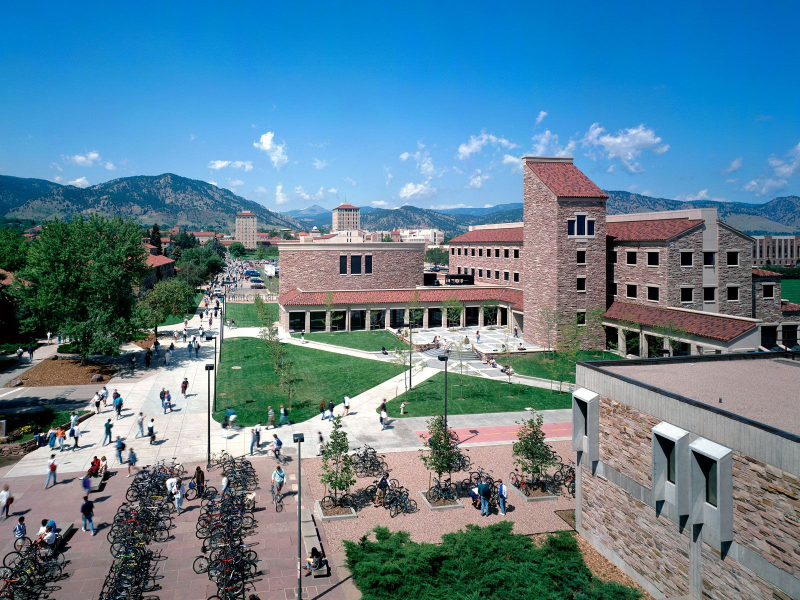
#> input picture lab2/test01.jpg, 1600 x 1200 px (shown at 1/2 size)
$ python contrast.py test01.jpg out.png   (older library calls are emulated)
#> lines starting #> are read from the running program, lines starting #| are printed output that depends on the picture
import numpy as np
from PIL import Image
import matplotlib.pyplot as plt
import sys

pilim = Image.open(sys.argv[1])
#> pilim is the input picture: PIL image 1600x1200 RGB; mean R, G, B 94, 128, 145.9
pilim = pilim.convert('L')  # convert to monochrome
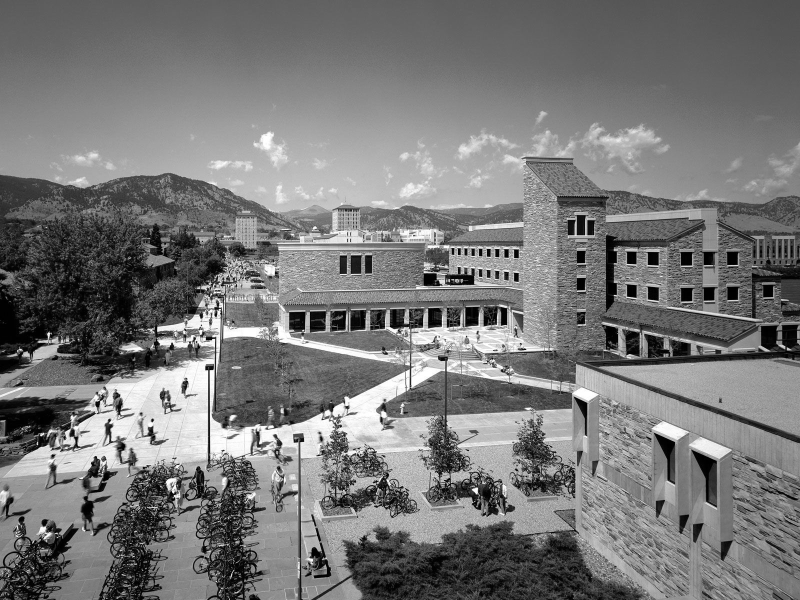
#> pilim: PIL image 1600x1200 L (shown at 1/2 size); min 0, max 255, mean 119.9
imdat = np.asarray(pilim, np.float)  # put PIL image into numpy array of floats

filename_out = sys.argv[2]

histogram = np.zeros(256)

# create histogram
for intensity in range(0, 255):
    histogram[intensity] = (imdat == intensity).sum()
#> after the loop, histogram = 256 values, max 22742 at index 100, min 0 at index 255, mean 7492.3

S = histogram[1:255].sum()
#> S = 1913330
P = S / 254
#> P = 7532.8
remap = np.zeros(256)
remap[255] = 255
T = P
#> T = 7532.8
curr_sum = 0
out_val = 1
last_idx = 1

# this loop creates remap array
for intensity in range(1, 255):
    curr_sum = curr_sum + histogram[intensity]
    remap[intensity] = out_val
    if curr_sum > T:
        out_val = round(curr_sum / P)
        T = out_val * P
#> this loop made 254 passes
#> (curr_sum, out_val, T) on passes 1 to 12: (15749, 2, 15065.6), (25496, 3, 22598.4), (32391, 4, 30131.2), (39446, 5, 37664), (45781, 6, 45196.8), (51881, 7, 52729.6), (57194, 8, 60262.4), (62719, 8, 60262.4), (68038, 9, 67795.2), (72695, 10, 75328), (77627, 10, 75328), (82497, 11, 82860.7)
#> (curr_sum, out_val) on pass 100: (674235, 90)
#> after the loop, T = 1913330; curr_sum = 1913330; out_val = 254; remap = 256 values from 0 to 255

# change intensity values in image to remapped values.
# this could be done in the remap array loop instead of separately.
new_imdat = np.zeros(imdat.shape)
for intensity in range(0, 256):
    new_imdat[imdat == intensity] = remap[intensity]
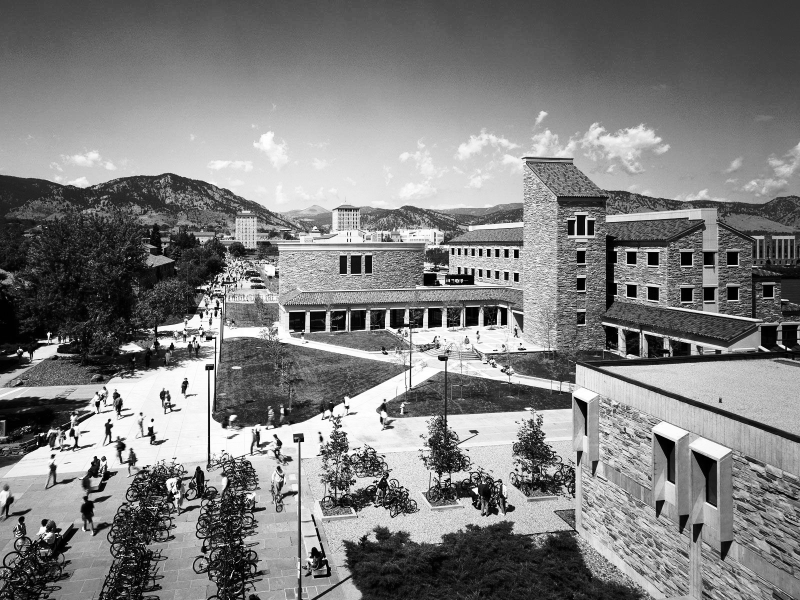
#> new_imdat: shape (1200, 1600) float64 (shown at 1/2 size); min 0, max 255, mean 126.2

# create new histogram
new_histogram = np.zeros(256)
for intensity in range(0, 256):
    new_histogram[intensity] = (new_imdat == intensity).sum()
#> after the loop, new_histogram = 256 values, max 22742 at index 86, min 0 at index 60, mean 7500

# plot histogram comparison
plt.subplot(1, 2, 1)
plt.plot(histogram)
plt.xlabel('Intensity')
plt.ylabel('Number of Pixels')
plt.title('Histogram of ' + sys.argv[1])
plt.subplot(1, 2, 2)
plt.plot(new_histogram)
plt.xlabel('Intensity')
plt.title('Remapped Histogram of ' + sys.argv[1])
plt.show()
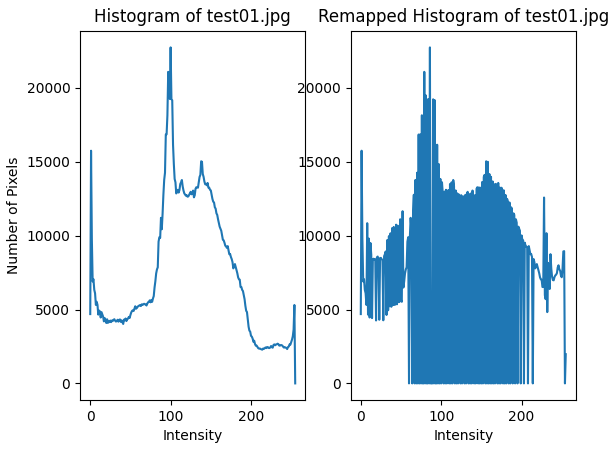
#> figure drawn by matplotlib, 2 panels; panel 1: curve peaks at x = 100, y = 22742; panel 2: curve peaks at x = 86, y = 22742

Image.fromarray(new_imdat).convert('L').save(filename_out)
Image.fromarray(new_imdat).show()

$ run again, on lab2/lc1.jpg
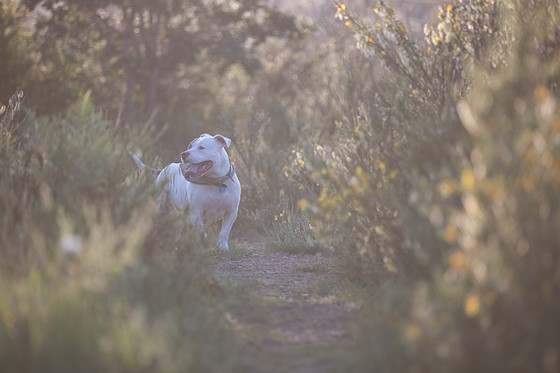
#> input picture lab2/lc1.jpg, 560 x 373 px
#> pilim is the input picture: PIL image 560x373 RGB; mean R, G, B 130.8, 120.1, 110.8
#> pilim: PIL image 560x373 L
#> after the loop `for intensity in range(0, 255):`: histogram = 256 values, max 5169 at index 113, min 0 at index 0, mean 815.9
#> S = 208880
#> P = 822.4
#> the loop `for intensity in range(1, 255):` made 254 passes
#> (curr_sum, out_val, T) on passes 74 to 81: (849, 1, 822.4), (1230, 1, 822.4), (1672, 2, 1644.7), (2141, 3, 2467.1), (2700, 3, 2467.1), (3326, 4, 3289.4), (3996, 5, 4111.8), (4706, 6, 4934.2)
#> after the loop `for intensity in range(1, 255):`: T = 208880; out_val = 254; remap = 256 values from 0 to 255
#> after the loop `for intensity in range(0, 256):`:
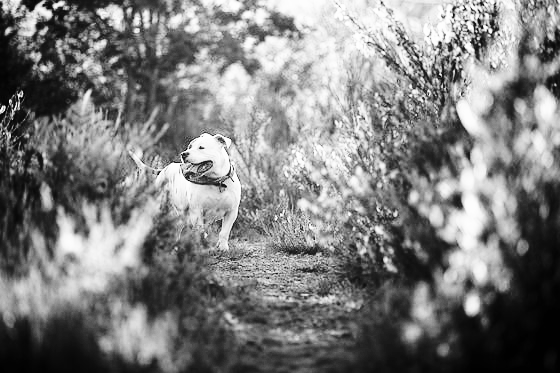
#> new_imdat: shape (373, 560) float64; min 1, max 254, mean 125.2
#> after the loop `for intensity in range(0, 256):`: new_histogram = 256 values, max 5169 at index 88, min 0 at index 0, mean 815.9
#> `plt.show()`:
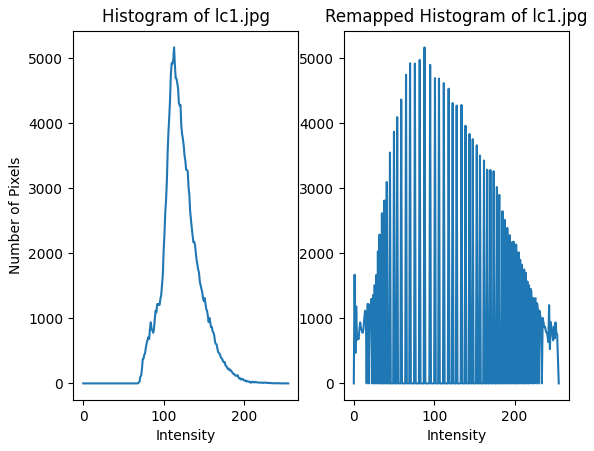
#> figure drawn by matplotlib, 2 panels; panel 1: curve peaks at x = 113, y = 5169; panel 2: curve peaks at x = 88, y = 5169

$ run again, on lab2/lc1_enhanced.jpg
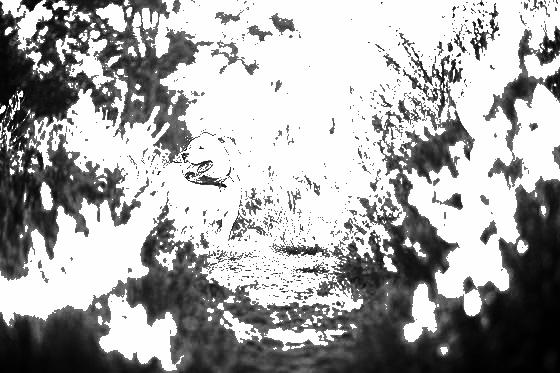
#> input picture lab2/lc1_enhanced.jpg, 560 x 373 px
#> pilim is the input picture: PIL image 560x373 L; min 0, max 255, mean 165
#> after the loop `for intensity in range(0, 255):`: histogram = 256 values, max 54449 at index 254, min 0 at index 150, mean 699.1
#> S = 178801
#> P = 703.9
#> the loop `for intensity in range(1, 255):` made 254 passes
#> (curr_sum, out_val, T) on passes 1 to 8: (1076, 2, 1407.9), (1679, 2, 1407.9), (2480, 4, 2815.8), (3220, 5, 3519.7), (4053, 6, 4223.6), (5125, 7, 4927.6), (6078, 9, 6335.5), (7066, 10, 7039.4)
#> after the loop `for intensity in range(1, 255):`: T = 178801; out_val = 254; remap = 256 values from 0 to 255
#> after the loop `for intensity in range(0, 256):`:
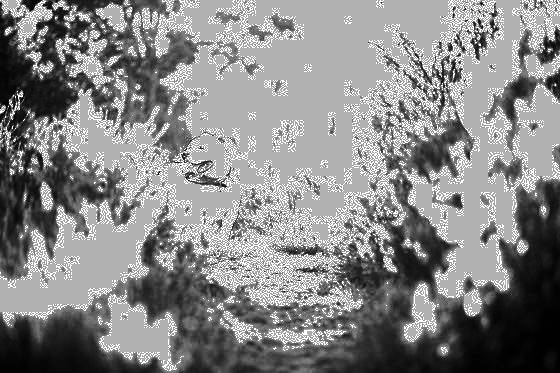
#> new_imdat: shape (373, 560) float64; min 0, max 255, mean 134.8
#> after the loop `for intensity in range(0, 256):`: new_histogram = 256 values, max 54449 at index 177, min 0 at index 3, mean 815.9
#> `plt.show()`:
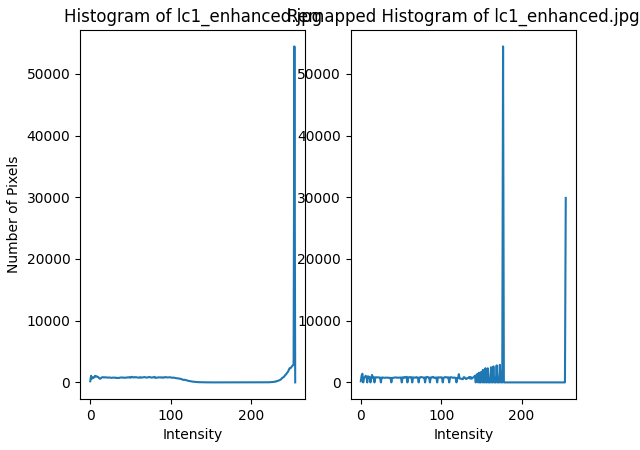
#> figure drawn by matplotlib, 2 panels; panel 1: curve peaks at x = 254, y = 54449; panel 2: curve peaks at x = 177, y = 54449

$ run again, on lab2/lc2.jpg
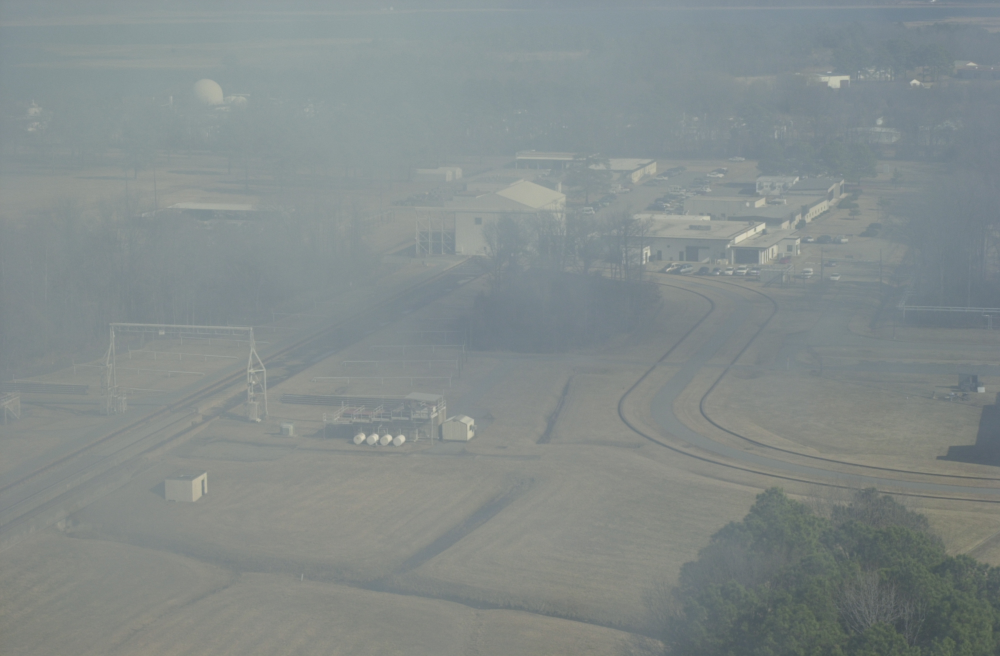
#> input picture lab2/lc2.jpg, 2000 x 1312 px (shown at 1/2 size)
#> pilim is the input picture: PIL image 2000x1312 RGB; mean R, G, B 131.6, 139.6, 138.9
#> pilim: PIL image 2000x1312 L
#> after the loop `for intensity in range(0, 255):`: histogram = 256 values, max 115467 at index 136, min 0 at index 0, mean 10250
#> S = 2624000
#> P = 10330.7
#> the loop `for intensity in range(1, 255):` made 254 passes
#> (curr_sum, out_val, T) on passes 82, 83, 84, 86, 87, 88, 89, 90: (11478, 1, 10330.7), (13733, 1, 10330.7), (16427, 2, 20661.4), (22924, 2, 20661.4), (27121, 3, 30992.1), (31855, 3, 30992.1), (37086, 4, 41322.8), (42695, 4, 41322.8)
#> after the loop `for intensity in range(1, 255):`: T = 2624000; out_val = 254; remap = 256 values from 0 to 255
#> after the loop `for intensity in range(0, 256):`:
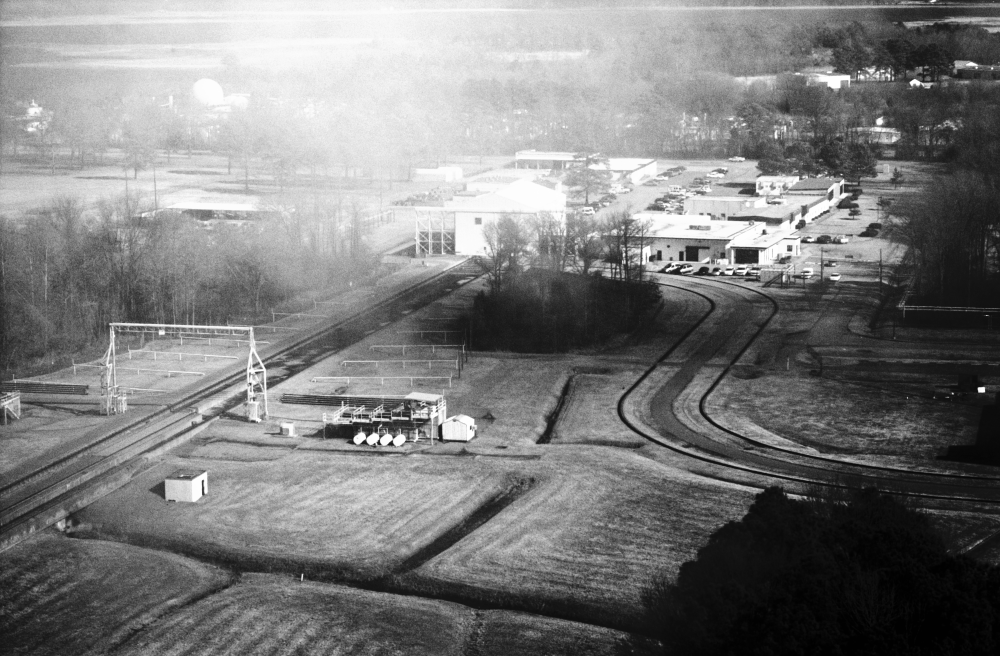
#> new_imdat: shape (1312, 2000) float64 (shown at 1/2 size); min 1, max 254, mean 123.5
#> after the loop `for intensity in range(0, 256):`: new_histogram = 256 values, max 115467 at index 96, min 0 at index 0, mean 10250
#> `plt.show()`:
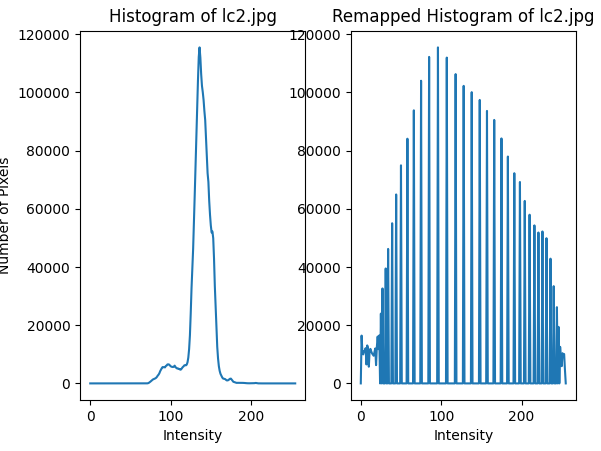
#> figure drawn by matplotlib, 2 panels; panel 1: curve peaks at x = 136, y = 115467; panel 2: curve peaks at x = 96, y = 115467
